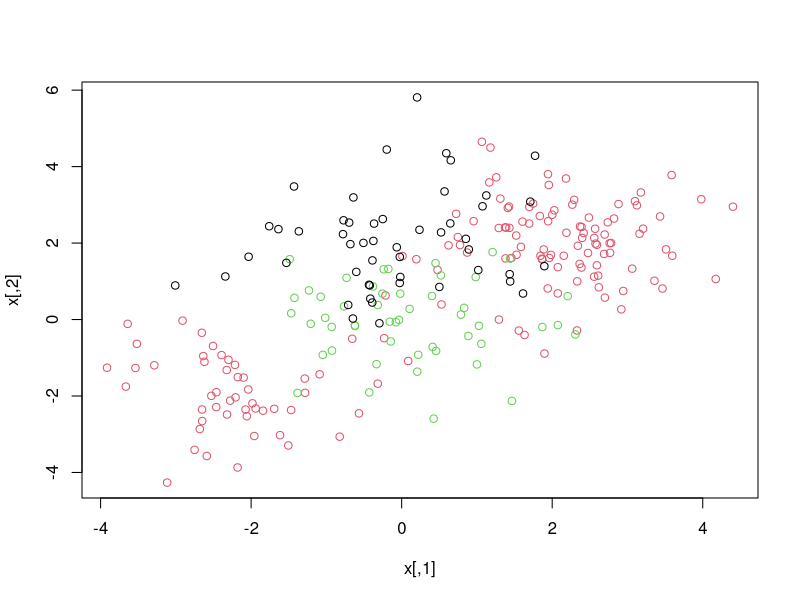

Here is the R script that generated this plot: (Note: this script raises an error after producing the figure.)
set.seed(1)

x <- matrix(rnorm(200 * 2), ncol = 2)
x[1: 100, ] <- x[1:100, ] + 2
x[101: 150, ] <- x[101:150, ] - 2
y <- c(rep(1, 150), rep(2, 50))

x <- rbind(x, matrix(rnorm(50 * 2), ncol = 2))
y <- c(y, rep(0, 50))
x[y == 0, 2] <- x[y == 0, 2] + 2

dat <- data.frame(x = x, y = as.factor(y))

par(mfrow = c(1, 1))
plot(x, col = (y  + 1))

svmfit <- svm(y ~ ., data = dat,
              kernel = "radial",
              cost = 10, gamma = 1)

plot(svmfit, dat)
